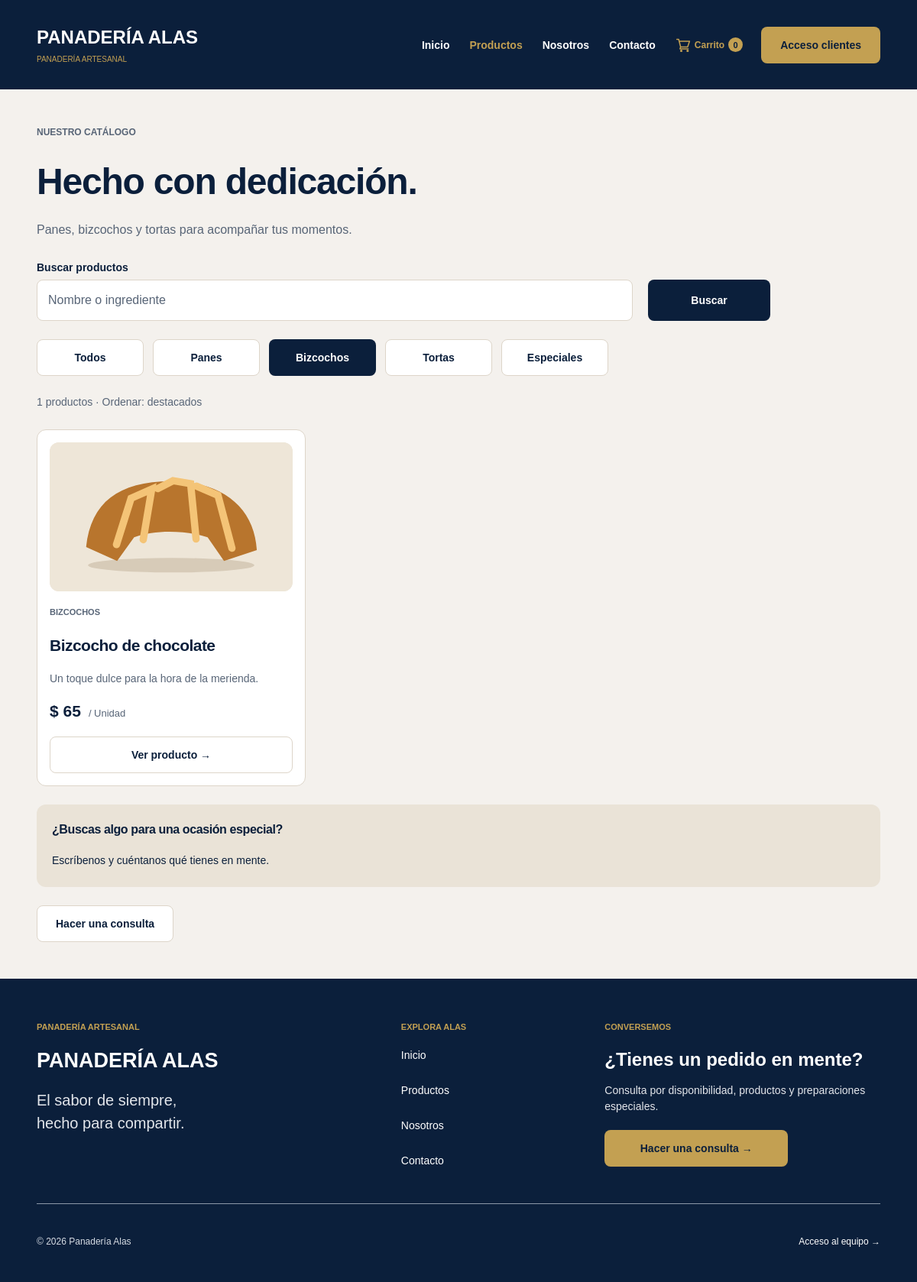
The app's page /productos?categoria=Bizcochos with its own data.
### tables this page shows
CREATE TABLE IF NOT EXISTS productos (
    id_producto INT UNSIGNED AUTO_INCREMENT PRIMARY KEY,
    nombre VARCHAR(120) NOT NULL,
    descripcion VARCHAR(280) NOT NULL,
    precio DECIMAL(10,2) UNSIGNED NOT NULL,
    categoria VARCHAR(30) NOT NULL,
    presentacion VARCHAR(80) NOT NULL DEFAULT 'Unidad',
    ingredientes TEXT NOT NULL,
    alergenos VARCHAR(500) NOT NULL DEFAULT '',
    imagen VARCHAR(255) NOT NULL DEFAULT '',
    destacado TINYINT(1) NOT NULL DEFAULT 0,
    activo TINYINT(1) NOT NULL DEFAULT 1,
    eliminado_en DATETIME NULL,
    creado_en TIMESTAMP NOT NULL DEFAULT CURRENT_TIMESTAMP,
    KEY idx_productos_catalogo (activo, eliminado_en, categoria)
);

### app/Core/Vista.php (called while the page is built, shortened)
<?php
final class Vista
{
    public static function mostrar(string $vista, array $variables = []): void
    {
        extract($variables, EXTR_SKIP);
        require dirname(__DIR__) . '/Views/partials/encabezado.php';
        require dirname(__DIR__) . '/Views/' . $vista . '.php';
        require dirname(__DIR__) . '/Views/partials/pie.php';
    }
}

### app/Controllers/ProductoController.php (called while the page is built, shortened)
<?php
final class ProductoController
{
    public function index(): void
    {
        $busqueda = Http::texto($_GET, 'q');
        $categoria = Http::texto($_GET, 'categoria');
        Vista::mostrar('productos', ['tituloPagina' => 'Productos | Panadería Alas', 'seccionActiva' => 'productos',
            'busqueda' => $busqueda, 'categoria' => $categoria, 'categorias' => Producto::CATEGORIAS,
            'productos' => Producto::catalogo()->listar($busqueda, $categoria)]);
    }
}

### public/index.php (called while the page is built, shortened)
<?php
$ruta = Rutas::resolver();
[, $controlador, $accion, $metodos] = Rutas::todas()[$ruta];
try {
    (new $controlador())->$accion();
} catch (DomainException $error) {
    http_response_code(422);
    Vista::mostrar('error', ['tituloPagina' => 'Revisá la solicitud', 'mensaje' => $error->getMessage()]);
} catch (Throwable $error) {
    error_log((string) $error);
    http_response_code(503);
    Vista::mostrar('error', ['tituloPagina' => 'Servicio no disponible',
        'mensaje' => 'No pudimos completar la operación en este momento. Intentá nuevamente en unos minutos.']);
}

### app/Core/Rutas.php (called while the page is built, shortened)
<?php
final class Rutas
{
    private static ?array $rutas = null;
    public static function todas(): array
    {
        return self::$rutas ??= require dirname(__DIR__, 2) . '/config/rutas.php';
    }
    public static function url(string $nombre, array $parametros = []): string
    {
        $ruta = self::todas()[$nombre][0] ?? throw new InvalidArgumentException('Ruta desconocida.');
        unset($parametros['ruta']);
        $consulta = http_build_query($parametros, '', '&', PHP_QUERY_RFC3986);
        return self::base() . '/' . $ruta . ($consulta === '' ? '' : '?' . $consulta);
    }
    public static function recurso(string $archivo): string
    {
        return self::base() . '/' . $archivo;
    }
    private static function base(): string
    {
        $directorio = str_replace('\\', '/', dirname($_SERVER['SCRIPT_NAME'] ?? '/index.php'));
        if ($directorio === '.' || $directorio === '/') {
            return '';
        }
        return '/' . implode('/', array_map('rawurlencode', explode('/', trim(rawurldecode($directorio), '/'))));
    }
}

### app/Core/Http.php (called while the page is built, shortened)
<?php
final class Http
{
    public static function cadena(array $origen, string $nombre, string $predeterminado = ''): string
    {
        $valor = $origen[$nombre] ?? $predeterminado;
        return $valor;
    }
}

### app/Models/Producto.php (called while the page is built, shortened)
<?php
final class Producto
{
    public static function imagen(array $producto): string
    {
        $imagen = $producto['imagen'] ?? '';
        if (in_array($imagen, ['pan.svg', 'croissant.svg', 'torta.svg'], true)
            || (is_string($imagen) && preg_match('~^productos/[a-f0-9]{32}\.(?:jpg|png)$~D', $imagen))) {
            return $imagen;
        }
        return match ($producto['categoria'] ?? '') {
            'Bizcochos' => 'croissant.svg', 'Tortas', 'Especiales' => 'torta.svg', default => 'pan.svg',
        };
    }
    public function listar(string $busqueda = '', string $categoria = '', bool $destacados = false): array
    {
        $sql = 'SELECT * FROM productos WHERE activo = 1 AND eliminado_en IS NULL';
        $parametros = [];
        if (in_array($categoria, self::CATEGORIAS, true)) {
            $sql .= ' AND categoria = ?';
            $parametros[] = $categoria;
        }
        $consulta = $this->db->prepare($sql . ' ORDER BY destacado DESC, id_producto' . ($destacados ? ' LIMIT 3' : ''));
        $consulta->execute($parametros);
        return array_map(self::normalizar(...), $consulta->fetchAll());
    }
    private static function normalizar(array $producto): array
    {
        [$entero, $decimal] = array_pad(explode('.', (string) $producto['precio'], 2), 2, '0');
        $producto['precio'] = (int) $entero * 100 + (int) str_pad($decimal, 2, '0');
        $producto['id_producto'] = (int) $producto['id_producto'];
        $producto['imagen_guardada'] = $producto['imagen'];
        $producto['imagen'] = self::imagen($producto);
        return $producto;
    }
}

### app/Views/partials/producto-tarjeta.php (the view)
<article class="producto">
    <a class="producto__imagen-enlace" href="<?= $escapar($url('producto', ['id' => $producto['id_producto']])) ?>">
        <img class="producto__imagen" src="<?= $escapar($recurso('images/' . $producto['imagen'])) ?>" width="400" height="245" alt="<?= $escapar($producto['nombre']) ?>" loading="lazy">
    </a>
    <span class="etiqueta producto__categoria"><?= $escapar($producto['categoria']) ?></span>
    <h3 class="producto__nombre"><a href="<?= $escapar($url('producto', ['id' => $producto['id_producto']])) ?>"><?= $escapar($producto['nombre']) ?></a></h3>
    <p class="producto__descripcion"><?= $escapar($producto['descripcion']) ?></p>
    <div class="producto__precio">
        <?= $dinero($producto['precio']) ?> <small class="producto__presentacion">/ <?= $escapar($producto['presentacion']) ?></small>
    </div>
    <a class="boton boton--contorno producto__boton" href="<?= $escapar($url('producto', ['id' => $producto['id_producto']])) ?>">Ver producto →</a>
</article>

### app/Views/productos.php (shortened to what this page needs)
<main id="contenido" class="contenedor pagina-pedidos catalogo">
    <div class="titulo-pagina">
        <span class="etiqueta">NUESTRO CATÁLOGO</span>
        <h1 class="titulo-pagina__titulo">Hecho con dedicación.</h1>
        <p class="titulo-pagina__descripcion">Panes, bizcochos y tortas para acompañar tus momentos.</p>
    </div>
    <form class="busqueda" method="get" action="<?= $url('productos') ?>">
        <label class="campo busqueda__campo">Buscar productos
            <input class="campo__entrada" name="q" value="<?= $escapar($busqueda) ?>" placeholder="Nombre o ingrediente" maxlength="120">
        </label>
        <button class="boton boton--azul busqueda__boton">Buscar</button>
    </form>
    <nav class="filtros" aria-label="Categorías">
        <?php foreach (['' => 'Todos'] + array_combine($categorias, $categorias) as $valor => $etiqueta): ?>
        <a class="boton filtros__boton <?= $categoria === $valor ? 'boton--azul' : 'boton--contorno' ?>" <?= $categoria === $valor ? 'aria-current="true"' : '' ?> href="<?= $escapar($url('productos', ['q' => $busqueda, 'categoria' => $valor])) ?>"><?= $escapar($etiqueta) ?></a>
        <?php endforeach; ?>
    </nav>
    <?php if (!$productos): ?>
    <section class="tarjeta vacio">
        <h2 class="vacio__titulo">No encontramos ese producto</h2>
        <p class="vacio__descripcion">Prueba con otra palabra o vuelve a ver todas las categorías.</p>
        <a class="boton boton--dorado" href="<?= $url('productos') ?>">Ver todos los productos</a>
    </section>
    <?php else: ?>
    <p class="catalogo__cantidad"><?= count($productos) ?> productos · Ordenar: destacados</p>
    <div class="catalogo__lista">
        <?php foreach ($productos as $producto) { require __DIR__ . '/partials/producto-tarjeta.php'; } ?>
    </div>
    <?php endif; ?>
    <aside class="recuadro">
        <h3 class="recuadro__titulo">¿Buscas algo para una ocasión especial?</h3>
        <p class="recuadro__descripcion">Escríbenos y cuéntanos qué tienes en mente.</p>
    </aside>
    <a class="boton boton--contorno" role="link" aria-disabled="true">Hacer una consulta</a>
</main>

### public/css/inicio.css (style rules this page uses)
:root { --navy: #0b1f3b; --gold: #c3a052; --cream: #f4f1ed; --white: #fff; --muted: #586577; --border: #ddd5c9; --radius: 12px; font-family: Arial, Helvetica, sans-serif; color: var(--navy); background: var(--cream); font-synthesis: none; }
* { box-sizing: border-box; }
.pagina { display: flex; flex-direction: column; min-width: 320px; min-height: 100vh; margin: 0; }
main { flex: 1; }
a { color: inherit; text-decoration: none; -webkit-tap-highlight-color: transparent; }
img { display: block; max-width: 100%; height: auto; }
p { margin: 0 0 20px; color: var(--muted); font-size: 16px; line-height: 1.55; }
h1, h2, h3 { margin: 0 0 20px; line-height: 1.18; letter-spacing: -.025em; }
h1 { font-size: 48px; font-weight: 750; }
h3 { font-size: 24px; }
[aria-disabled="true"] { cursor: default; }
.contenedor { width: calc(100% - 96px); max-width: 1344px; margin-inline: auto; }
.etiqueta { display: block; margin-bottom: 24px; color: var(--muted); font-size: 12px; font-weight: 600; line-height: 1.4; letter-spacing: 0; text-transform: uppercase; }
.boton { display: inline-flex; justify-content: center; align-items: center; gap: 8px; min-height: 48px; min-width: 160px; padding: 13px 24px; border: 1px solid transparent; border-radius: 8px; color: var(--navy); font-size: 14px; line-height: 20px; font-weight: 600; text-align: center; transition: background-color .15s, box-shadow .15s; }
.boton--contorno { border-color: var(--border); background: var(--white); }
.producto { display: flex; flex-direction: column; gap: 0; padding: 16px; border: 1px solid var(--border); border-radius: var(--radius); background: var(--white); }
.producto__imagen-enlace { display: block; overflow: hidden; margin-bottom: 20px; border-radius: var(--radius); background: #eee6d8; }
.producto__imagen { width: 100%; aspect-ratio: 400 / 245; object-fit: cover; }
.producto__categoria { margin: 0 0 22px; font-size: 11px; }
.producto__nombre { font-size: 21px; line-height: 1.3; }
.producto__descripcion { font-size: 14px; line-height: 1.5; }
.producto__precio { display: flex; align-items: baseline; gap: 10px; margin-top: auto; margin-bottom: 20px; font-size: 21px; font-weight: 700; }
.producto__presentacion { color: var(--muted); font-size: 13px; line-height: 1.5; font-weight: 400; }
.producto__boton { width: 100%; }

### public/css/componentes.css (style rules this page uses)
:root { --sand: #eae3d7; --red: #ab3032; --green: #146b4b; }
button, input, select, textarea { font: inherit; -webkit-tap-highlight-color: transparent; }
button { cursor: pointer; }
.pagina-pedidos { padding-block: 48px; }
.pagina-pedidos h1 { line-height: 1.16; }
.titulo-pagina { margin-bottom: 24px; }
.titulo-pagina__titulo { margin-top: 28px; margin-bottom: 24px; }
.titulo-pagina__descripcion { margin: 0; }
.boton--azul { background: var(--navy); color: var(--white); }
.recuadro { margin: 24px 0; padding: 24px 20px; border-radius: var(--radius); background: var(--sand); }
.recuadro__titulo { margin: 0 0 20px; font-size: 16px; line-height: 1.18; letter-spacing: -.025em; }
.recuadro__descripcion { margin: 0; color: var(--navy); font-size: 14px; }
.campo { display: flex; flex-direction: column; gap: 8px; color: var(--navy); font-size: 14px; font-weight: 600; }
.campo__entrada { width: 100%; min-height: 54px; padding: 14px; border: 1px solid var(--border); border-radius: 8px; background: var(--white); color: var(--muted); font-size: 16px; line-height: 24px; font-weight: 400; }
.campo__entrada::placeholder { color: var(--muted); opacity: 1; }

### public/css/pedidos.css (style rules this page uses)
.busqueda { display: flex; align-items: flex-end; gap: 20px; max-width: 960px; margin: 28px 0 24px; }
.busqueda__campo { flex: 1; min-width: 0; }
.busqueda__boton { height: 54px; }
.filtros { display: flex; flex-wrap: wrap; gap: 12px; margin: 24px 0; }
.filtros__boton { min-width: 140px; }
.catalogo__cantidad { margin: 24px 0; font-size: 14px; }
.catalogo__lista { display: grid; grid-template-columns: repeat(3, minmax(0, 1fr)); gap: 24px; }

### records on screen
productos: imagen (picture), categoria "BIZCOCHOS", nombre "Bizcocho de chocolate", descripcion "Un toque dulce para la hora de la merienda.", precio "$ 65", presentacion "Unidad"

### other values on screen
$cantidadCarrito "0"
$escapar($etiqueta) "Todos"
$escapar($etiqueta) "Panes"
$escapar($etiqueta) "Bizcochos"
$escapar($etiqueta) "Tortas"
$escapar($etiqueta) "Especiales"
count($productos) "1"
